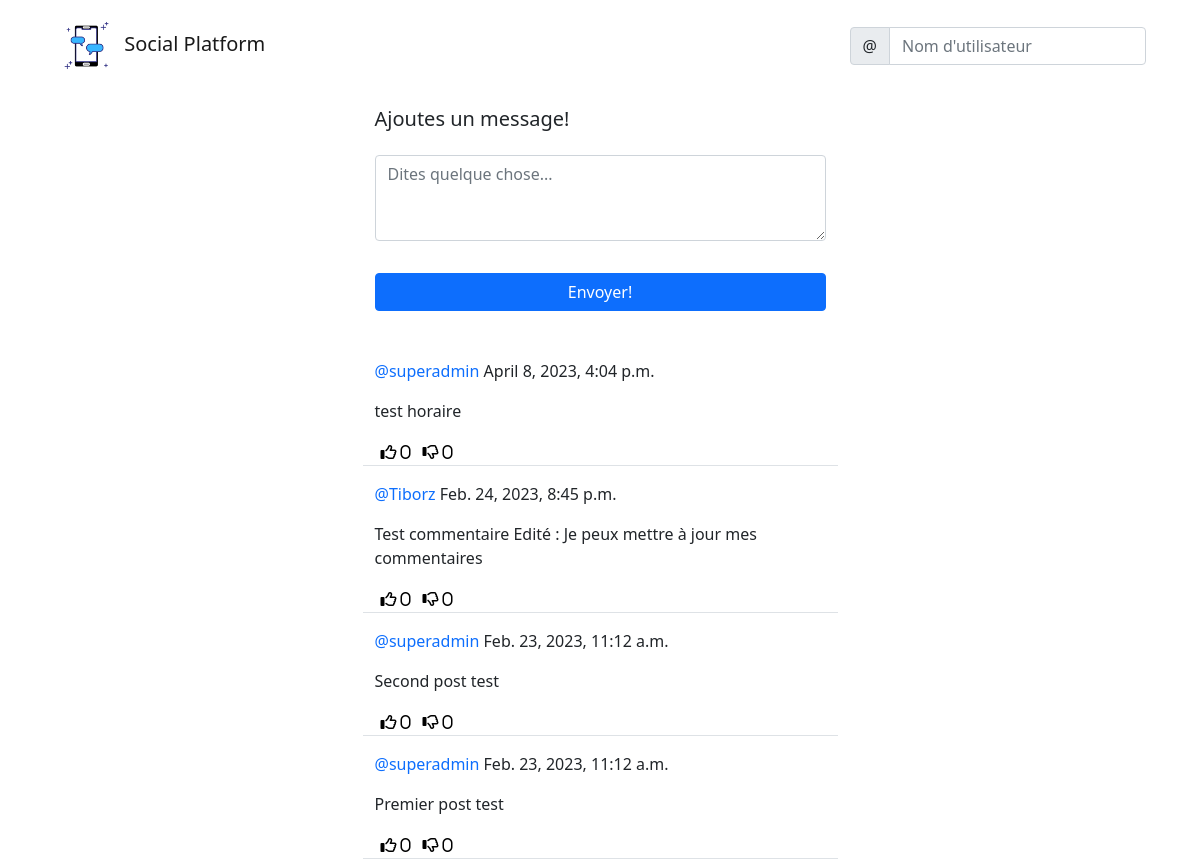
The app's page /social/ with its own data.
### social/models.py (models this page shows)
class Post(models.Model):
    idPost = models.AutoField(primary_key=True)
    contenu = models.TextField()
    sendingTime = models.DateTimeField(default=timezone.now)
    auteur = models.ForeignKey(User, on_delete=models.CASCADE)
    likes = models.ManyToManyField(User, blank=True, related_name='likes')
    dislikes = models.ManyToManyField(User, blank=True, related_name='dislikes')

### social/views.py (the view, shortened to what this page needs)
# urls.py: path('', PostListView.as_view(), name='post-list'),
class PostListView(View):
    def get(self, request, *args, **kwargs): #permettent de passer plusieurs arguments ou des arguments de mots-clés à une fonction
        posts = Post.objects.all().order_by('-sendingTime')
        form = PostForm()
        context = {
            'post_list': posts,
            'form': form,
        }
        return render(request, 'social/post_list.html', context)

### social/forms.py
class PostForm(forms.ModelForm):
    contenu = forms.CharField(
        label='',
        widget=forms.Textarea(attrs={
            'rows': '3',
            'placeholder': 'Dites quelque chose...'
            }))
    class Meta:
        model = Post
        fields = ['contenu']

### social/templates/social/post_list.html (shortened to what this page needs)
{% extends 'landing/base.html' %}
{% load crispy_forms_tags %}
{% block content %}
    <div class="container">
        <div class="row justify-content-center mt-3">
            <div class="col-md-5 col-sm-12">
                <h5>Ajoutes un message!</h5>
            </div>
        </div>
        <div class="row justify-content-center mt-3 mb-5">
            <div class="col-md-5 col-sm-12">
                <form method="POST">
                    {{ form | crispy }}
                    <div class="d-grid gap-2">
                        <button class="btn btn-primary mt-3">Envoyer!</button>
                    </div>
                </form>
            </div>
        </div>
        {% for post in post_list %}
        <div class="row justify-content-center mt-3">
            <div class="col-md-5 col-sm-12 border-bottom">
                <p><a style="text-decoration:none;" class="text-primary" href="{% url 'profile' post.auteur.profile.pk %}">@{{ post.auteur }}</a> {{ post.sendingTime }}</p>
                <div class="position-relative">
                    <p>{{ post.contenu }}</p>
                </div>
                <div class="d-flex flex-row">
                    <form method="POST" action="{% url 'like' post.pk %}">
                        <button style="background-color: transparent; border: none; box-shadow: none;" type="submit">
                            <i class="far fa-thumbs-up"> <span>{{ post.likes.all.count }}</span></i>
                        </button>
                    </form>
                    <form method="POST" action="{% url 'dislike' post.pk %}">
                        <button style="background-color: transparent; border: none; box-shadow: none;" type="submit">
                            <i class="far fa-thumbs-down"> <span>{{ post.dislikes.all.count }}</span></i>
                        </button>
                    </form>
                </div>
            </div>
        </div>
        {% endfor %}
    </div>
{% endblock content %}

### records on screen
Post: auteur "superadmin", sendingTime "April 8, 2023, 4:04 p.m.", contenu "test horaire", likes.all.count "0", dislikes.all.count "0"
Post: auteur "Tiborz", sendingTime "Feb. 24, 2023, 8:45 p.m.", contenu "Test commentaire Edité : Je peux mettre à jour mes commentaires", likes.all.count "0", dislikes.all.count "0"
Post: auteur "superadmin", sendingTime "Feb. 23, 2023, 11:12 a.m.", contenu "Second post test", likes.all.count "0", dislikes.all.count "0"
Post: auteur "superadmin", sendingTime "Feb. 23, 2023, 11:12 a.m.", contenu "Premier post test", likes.all.count "0", dislikes.all.count "0"
